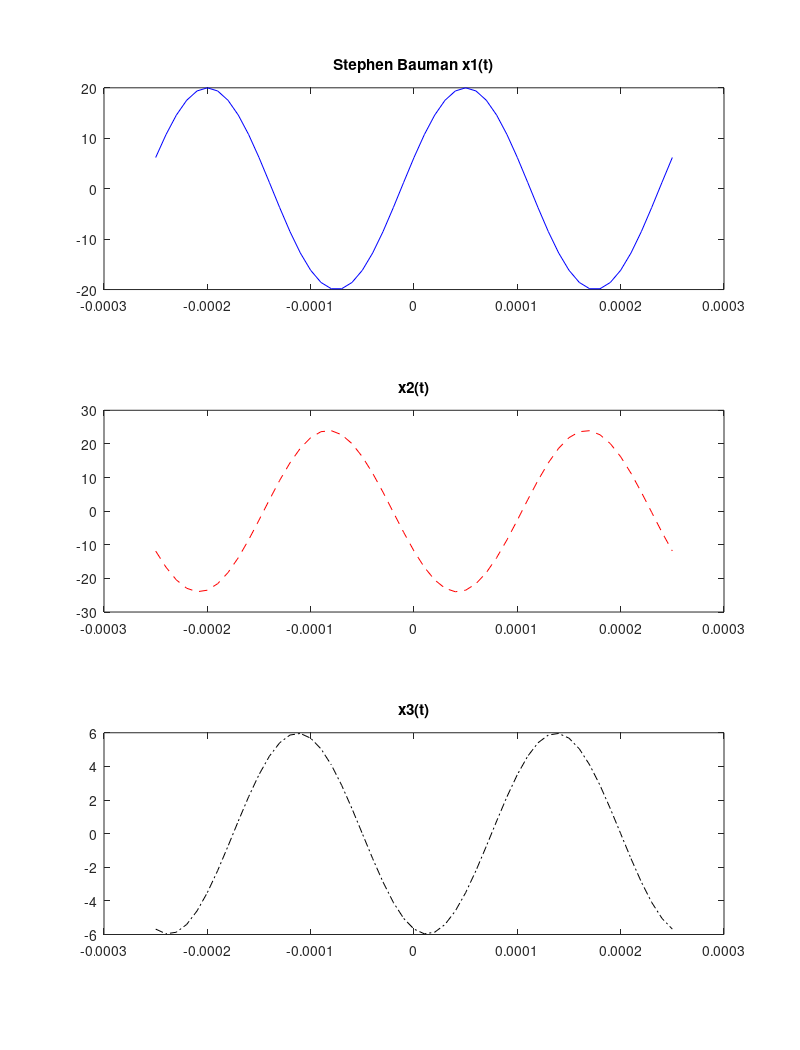

Reproduce this figure in MATLAB.
f0 = 4000;
T0 = (1/f0);
Fs = 25;
tt = -T0: T0/Fs : T0;

x1 = 20*cos(2*pi*(4000)*(tt-(37.2*T0)));
x2 = (1.2*20)*cos(2*pi*(4000)*(tt-(-41.3/31*T0)));
x3 = x1 + x2;

orient tall
subplot(3,1,1), plot(tt, x1,'b-')
title('Stephen Bauman x1(t)');
subplot(3,1,2), plot(tt, x2, 'r--')
title('x2(t)')
subplot(3,1,3), plot(tt, x3, 'k-.')
title('x3(t)')